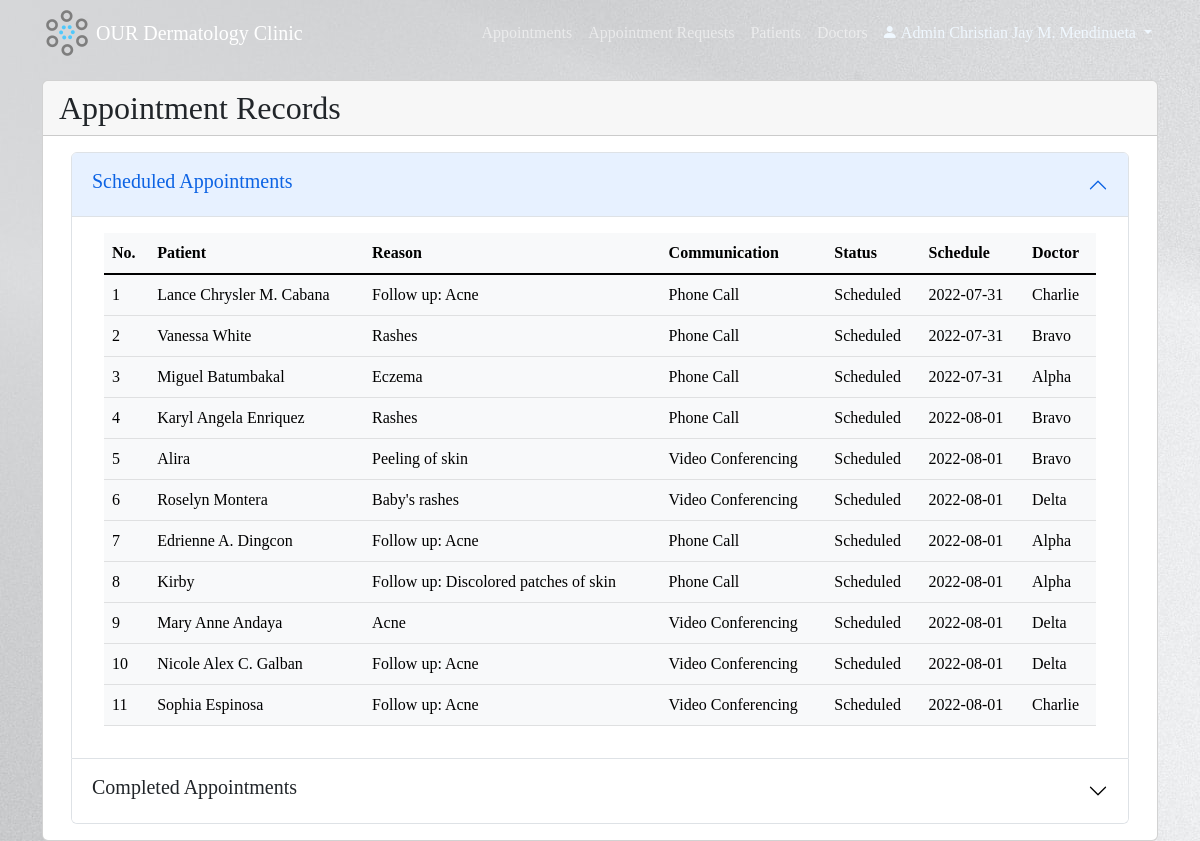
Screenshot of /assets/admin/appointment_records.php (signed in) with the database file from the repository.
### tables this page shows
CREATE TABLE `admin_table` (
  `admin_id` int(20) NOT NULL,
  `admin_username` varchar(45) NOT NULL,
  `admin_password` varchar(255) NOT NULL,
  `admin_name` varchar(45) NOT NULL,
  `admin_sex` enum('M','F') DEFAULT NULL,
  `admin_age` int(10) NOT NULL,
  `admin_birthdate` date NOT NULL,
  `admin_email` varchar(45) NOT NULL,
  `admin_phone_no` varchar(11) NOT NULL,
  `admin_address` varchar(100) DEFAULT NULL
);

CREATE TABLE `appointment_table` (
  `appointment_id` int(20) NOT NULL,
  `doctor_id` int(20) DEFAULT NULL,
  `patient_id` int(20) DEFAULT NULL,
  `appointment_reason` varchar(300) NOT NULL,
  `appointment_comms` enum('Video Conferencing','Phone Call') NOT NULL,
  `appointment_date` date DEFAULT NULL,
  `appointment_status` enum('Waiting for schedule','Scheduled','Completed') NOT NULL
);

CREATE TABLE `patient_table` (
  `patient_id` int(20) NOT NULL,
  `patient_name` varchar(100) DEFAULT NULL,
  `patient_sex` enum('M','F') DEFAULT NULL,
  `patient_age` int(10) DEFAULT NULL,
  `patient_birthdate` date DEFAULT NULL,
  `patient_birthplace` varchar(45) DEFAULT NULL,
  `patient_phone_no` varchar(11) DEFAULT NULL,
  `patient_email` varchar(45) NOT NULL,
  `patient_address` varchar(100) DEFAULT NULL,
  `patient_civil_status` enum('Single','Married','Widowed','Separated') DEFAULT NULL,
  `patient_username` varchar(45) NOT NULL,
  `patient_password` varchar(255) NOT NULL,
  `patient_nationality` enum('Filipino','Foreign National') DEFAULT NULL,
  `patient_religion` varchar(45) DEFAULT NULL
);

CREATE TABLE `doctor_table` (
  `doctor_id` int(20) NOT NULL,
  `doctor_username` varchar(45) NOT NULL,
  `doctor_password` varchar(255) NOT NULL,
  `doctor_name` varchar(45) NOT NULL,
  `doctor_sex` enum('M','F') NOT NULL,
  `doctor_age` int(10) NOT NULL,
  `doctor_birthdate` date NOT NULL,
  `doctor_email` varchar(45) NOT NULL,
  `doctor_phone_no` varchar(11) NOT NULL,
  `doctor_address` varchar(100) NOT NULL,
  `doctor_status` enum('Active','Inactive') NOT NULL DEFAULT 'Active'
);

### assets/admin/appointment_records.php (the view, shortened to what this page needs)
<?php
include "../config.php";
$sessionUser = $_SESSION['admin_id'];
$admin_data = "SELECT * FROM admin_table WHERE admin_id='$sessionUser'";
$results = mysqli_query($conn, $admin_data);
$admin = mysqli_fetch_array($results);
$appointment_qry = "SELECT * FROM appointment_table JOIN patient_table ON appointment_table.patient_id = patient_table.patient_id JOIN doctor_table ON appointment_table.doctor_id = doctor_table.doctor_id WHERE appointment_status = 'Scheduled' ORDER BY appointment_date ASC";
$results = mysqli_query($conn, $appointment_qry);
$row_count = mysqli_num_rows($results);
?>
<!DOCTYPE html>
<html>
<head>
    <link href="https://cdn.jsdelivr.net/npm/bootstrap@5.2.0-beta1/dist/css/bootstrap.min.css" rel="stylesheet">
    <link rel="stylesheet" href="https://cdn.jsdelivr.net/npm/bootstrap-icons@1.3.0/font/bootstrap-icons.css">
    <link rel="stylesheet" href="../css/style.css">
</head>
<body>
    <nav class="navbar navbar-expand-lg navbar-dark py-2 fixed-top">
        <div class="container">
            <a href="menu.php#"><img src="../img/logo.png" alt="logo"></a>
            <a href="menu.php" class="navbar-brand mx-1">OUR Dermatology Clinic</a>
            <div class="collapse navbar-collapse" id="navmenu">
                <ul class="navbar-nav ms-auto">
                    <li class="nav-item">
                        <a class="nav-link" href="#">Appointments</a>
                    </li>
                    <li class="nav-item">
                        <a class="nav-link" href="appointment_requests_list.php">Appointment Requests</a>
                    </li>
                    <li class="nav-item">
                        <a class="nav-link" href="patients.php">Patients</a>
                    </li>
                    <li class="nav-item">
                        <a class="nav-link" href="doctors.php">Doctors</a>
                    </li>
                    <li class="nav-item">
                        <div class="dropdown navbar-nav">
                            <button class="pt-2 dropdown-toggle" id="dropdown_logout" data-bs-toggle="dropdown" aria-expanded="false">
                                <span class="bi-person-fill"> Admin </span><?php if (!empty($admin['admin_name'])) echo $admin['admin_name'];
                                                                            else echo $admin['admin_usernaname']; ?>
                            </button>
                        </div>
                    </li>
                </ul>
            </div>
        </div>
    </nav>
    <div class="container ">
        <div class="row">
            <div class="col-md-12">
                <div class="card">
                    <div class="card-header">
                        <span class="h2">Appointment Records</span>
                    </div>
                    <div class="card-body">
                        <div class="container accordion" id="accordionPanelsStayOpenExample">
                            <div class="accordion-item">
                                <h2 class="accordion-header" id="panelsStayOpen-headingOne">
                                    <button class="accordion-button" type="button" data-bs-toggle="collapse" data-bs-target="#panelsStayOpen-collapseOne" aria-expanded="true" aria-controls="panelsStayOpen-collapseOne">
                                        <span class="h5">Scheduled Appointments</span>
                                    </button>
                                </h2>
                                <div id="panelsStayOpen-collapseOne" class="accordion-collapse collapse show" aria-labelledby="panelsStayOpen-headingOne">
                                    <div class="accordion-body">
                                        <section>
                                            <div class="row">
                                                <div class="col-md-12">
                                                    <div class="container table-responsive-md">
                                                        <table class="table table-light table-hover caption-top">
                                                            <?php
                                                            if ($row_count == 0) {
                                                            ?>
                                                                <strong>No Scheduled Appointments</strong>
                                                            <?php
                                                            } else {
                                                            ?>
                                                                <thead>
                                                                    <th>No.</th>
                                                                    <th>Patient</th>
                                                                    <th>Reason</th>
                                                                    <th>Communication</th>
                                                                    <th>Status</th>
                                                                    <th>Schedule</th>
                                                                    <th>Doctor</th>
                                                                </thead>
                                                                <tbody class="table-group-divider">
                                                                    <?php
                                                                    $appointment_number = 1;
                                                                    foreach ($results as $result) {
                                                                    ?>
                                                                        <tr>
                                                                            <td><?= $appointment_number ?></td>
                                                                            <td><?= $result['patient_name']; ?></td>
                                                                            <td><?= $result['appointment_reason']; ?></td>
                                                                            <td><?= $result['appointment_comms']; ?></td>
                                                                            <td><?= $result['appointment_status']; ?></td>
                                                                            <td><?= $result['appointment_date']; ?></td>
                                                                            <td><?= $result['doctor_name']; ?></td>
                                                                        </tr>
                                                                <?php
                                                                        $appointment_number++;
                                                                    }
                                                                }
                                                                ?>
                                                                </tbody>
                                                        </table>
                                                    </div>
                                                </div>
                                            </div>
                                        </section>
                                    </div>
                                </div>
                            </div>
                            <div class="accordion-item">
                                <h2 class="accordion-header" id="panelsStayOpen-headingTwo">
                                    <button class="accordion-button collapsed" type="button" data-bs-toggle="collapse" data-bs-target="#panelsStayOpen-collapseTwo" aria-expanded="false" aria-controls="panelsStayOpen-collapseTwo">
                                        <span class="h5">Completed Appointments</span>
                                    </button>
                                </h2>
                            </div>
                        </div>
                    </div>
                </div>
            </div>
        </div>
    </div>
</body>
</html>

### assets/css/style.css (style rules this page uses)
body::before { display: block; content:''; height: 80px; }
nav { background-image: url(../img/nav.jpg); }
nav img { height: 50px; }
nav button, footer button { background-color: transparent; border: none; color: aliceblue; }
body { background-image: url(../img/background.jpg); }
.container { font-family: Century Gothic; }

### rows the page displays
admin_table: admin_name "Christian Jay M. Mendinueta"
appointment_table: patient.patient_name "Lance Chrysler M. Cabana", appointment_reason "Follow up: Acne", appointment_comms "Phone Call", appointment_status "Scheduled", appointment_date "2022-07-31", doctor.doctor_name "Charlie"
appointment_table: patient.patient_name "Vanessa White", appointment_reason "Rashes", appointment_comms "Phone Call", appointment_status "Scheduled", appointment_date "2022-07-31", doctor.doctor_name "Bravo"
appointment_table: patient.patient_name "Miguel Batumbakal", appointment_reason "Eczema", appointment_comms "Phone Call", appointment_status "Scheduled", appointment_date "2022-07-31", doctor.doctor_name "Alpha"
appointment_table: patient.patient_name "Karyl Angela Enriquez", appointment_reason "Rashes", appointment_comms "Phone Call", appointment_status "Scheduled", appointment_date "2022-08-01", doctor.doctor_name "Bravo"
appointment_table: patient.patient_name "Alira", appointment_reason "Peeling of skin", appointment_comms "Video Conferencing", appointment_status "Scheduled", appointment_date "2022-08-01", doctor.doctor_name "Bravo"
appointment_table: patient.patient_name "Roselyn Montera", appointment_reason "Baby's rashes", appointment_comms "Video Conferencing", appointment_status "Scheduled", appointment_date "2022-08-01", doctor.doctor_name "Delta"
appointment_table: patient.patient_name "Edrienne A. Dingcon", appointment_reason "Follow up: Acne", appointment_comms "Phone Call", appointment_status "Scheduled", appointment_date "2022-08-01", doctor.doctor_name "Alpha"
appointment_table: patient.patient_name "Kirby", appointment_reason "Follow up: Discolored patches of skin", appointment_comms "Phone Call", appointment_status "Scheduled", appointment_date "2022-08-01", doctor.doctor_name "Alpha"
appointment_table: patient.patient_name "Mary Anne Andaya", appointment_reason "Acne", appointment_comms "Video Conferencing", appointment_status "Scheduled", appointment_date "2022-08-01", doctor.doctor_name "Delta"
appointment_table: patient.patient_name "Nicole Alex C. Galban", appointment_reason "Follow up: Acne", appointment_comms "Video Conferencing", appointment_status "Scheduled", appointment_date "2022-08-01", doctor.doctor_name "Delta"
appointment_table: patient.patient_name "Sophia Espinosa", appointment_reason "Follow up: Acne", appointment_comms "Video Conferencing", appointment_status "Scheduled", appointment_date "2022-08-01", doctor.doctor_name "Charlie"
